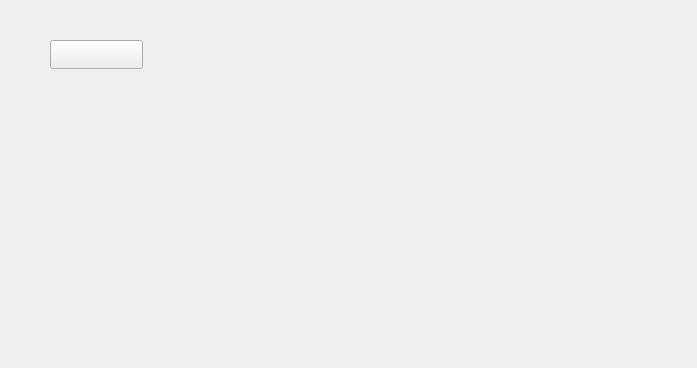
<?xml version="1.0" encoding="UTF-8"?>
<ui version="4.0">
 <class>Widget</class>
 <widget class="QWidget" name="Widget">
  <property name="geometry">
   <rect>
    <x>0</x>
    <y>0</y>
    <width>697</width>
    <height>368</height>
   </rect>
  </property>
  <property name="windowTitle">
   <string>Widget</string>
  </property>
  <widget class="QWidget" name="sldRail" native="true">
   <property name="enabled">
    <bool>true</bool>
   </property>
   <property name="geometry">
    <rect>
     <x>120</x>
     <y>150</y>
     <width>341</width>
     <height>61</height>
    </rect>
   </property>
   <property name="autoFillBackground">
    <bool>false</bool>
   </property>
  </widget>
  <widget class="MyBtn" name="btnSld">
   <property name="geometry">
    <rect>
     <x>50</x>
     <y>40</y>
     <width>93</width>
     <height>29</height>
    </rect>
   </property>
   <property name="text">
    <string/>
   </property>
  </widget>
  <widget class="QLabel" name="point1">
   <property name="geometry">
    <rect>
     <x>50</x>
     <y>280</y>
     <width>69</width>
     <height>20</height>
    </rect>
   </property>
   <property name="text">
    <string/>
   </property>
  </widget>
  <widget class="QLabel" name="point2">
   <property name="geometry">
    <rect>
     <x>140</x>
     <y>280</y>
     <width>69</width>
     <height>20</height>
    </rect>
   </property>
   <property name="text">
    <string/>
   </property>
  </widget>
  <widget class="QLabel" name="point3">
   <property name="geometry">
    <rect>
     <x>240</x>
     <y>280</y>
     <width>69</width>
     <height>20</height>
    </rect>
   </property>
   <property name="text">
    <string/>
   </property>
  </widget>
  <widget class="QLabel" name="pointRight">
   <property name="geometry">
    <rect>
     <x>450</x>
     <y>280</y>
     <width>69</width>
     <height>20</height>
    </rect>
   </property>
   <property name="text">
    <string/>
   </property>
  </widget>
 </widget>
 <customwidgets>
  <customwidget>
   <class>MyBtn</class>
   <extends>QPushButton</extends>
   <header location="global">mybtn.h</header>
  </customwidget>
 </customwidgets>
 <resources/>
 <connections/>
</ui>
